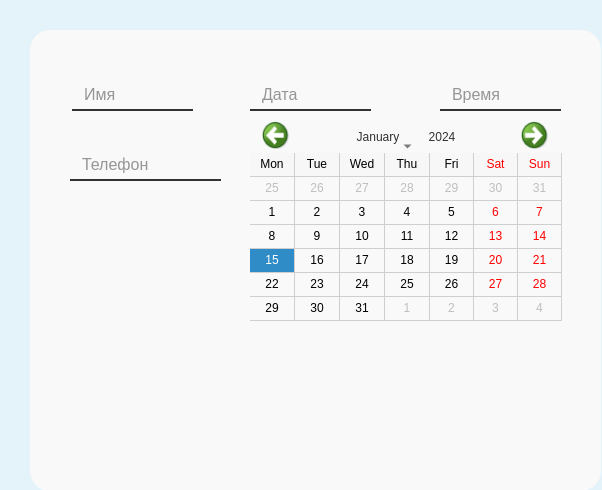
<?xml version="1.0" encoding="UTF-8"?>
<ui version="4.0">
 <class>Form</class>
 <widget class="QWidget" name="Form">
  <property name="geometry">
   <rect>
    <x>0</x>
    <y>0</y>
    <width>602</width>
    <height>490</height>
   </rect>
  </property>
  <property name="windowTitle">
   <string>NewMesGiag</string>
  </property>
  <property name="styleSheet">
   <string notr="true">background: #e4f2f9;</string>
  </property>
  <widget class="QFrame" name="frame">
   <property name="geometry">
    <rect>
     <x>30</x>
     <y>30</y>
     <width>571</width>
     <height>461</height>
    </rect>
   </property>
   <property name="styleSheet">
    <string notr="true">background: #f9f9f9; border-radius: 20px;</string>
   </property>
   <property name="frameShape">
    <enum>QFrame::StyledPanel</enum>
   </property>
   <property name="frameShadow">
    <enum>QFrame::Raised</enum>
   </property>
   <widget class="QLineEdit" name="nameLine">
    <property name="geometry">
     <rect>
      <x>42</x>
      <y>50</y>
      <width>121</width>
      <height>31</height>
     </rect>
    </property>
    <property name="styleSheet">
     <string notr="true">border-radius: none; color: #313131; font-size: 16px; text-align: left center; padding-left: 10px; border-bottom: 2px solid #313131; background: transparent;</string>
    </property>
    <property name="text">
     <string/>
    </property>
    <property name="placeholderText">
     <string>Имя</string>
    </property>
   </widget>
   <widget class="QLineEdit" name="dataLine">
    <property name="geometry">
     <rect>
      <x>220</x>
      <y>50</y>
      <width>121</width>
      <height>31</height>
     </rect>
    </property>
    <property name="styleSheet">
     <string notr="true">border-radius: none; color: #313131; font-size: 16px; text-align: left center; padding-left: 10px; border-bottom: 2px solid #313131;</string>
    </property>
    <property name="text">
     <string/>
    </property>
    <property name="placeholderText">
     <string>Дата</string>
    </property>
   </widget>
   <widget class="QLineEdit" name="timeLine">
    <property name="geometry">
     <rect>
      <x>410</x>
      <y>50</y>
      <width>121</width>
      <height>31</height>
     </rect>
    </property>
    <property name="styleSheet">
     <string notr="true">border-radius: none; color: #313131; font-size: 16px; text-align: left center; padding-left: 10px; border-bottom: 2px solid #313131;</string>
    </property>
    <property name="text">
     <string/>
    </property>
    <property name="frame">
     <bool>false</bool>
    </property>
    <property name="placeholderText">
     <string>Время</string>
    </property>
   </widget>
   <widget class="QPushButton" name="dataBtn">
    <property name="geometry">
     <rect>
      <x>220</x>
      <y>50</y>
      <width>121</width>
      <height>31</height>
     </rect>
    </property>
    <property name="styleSheet">
     <string notr="true">border: none; background: transparent;</string>
    </property>
    <property name="text">
     <string/>
    </property>
   </widget>
   <widget class="QCalendarWidget" name="calendarWidget">
    <property name="enabled">
     <bool>true</bool>
    </property>
    <property name="geometry">
     <rect>
      <x>220</x>
      <y>90</y>
      <width>312</width>
      <height>201</height>
     </rect>
    </property>
    <property name="mouseTracking">
     <bool>false</bool>
    </property>
    <property name="autoFillBackground">
     <bool>false</bool>
    </property>
    <property name="styleSheet">
     <string notr="true">QCalendarWidget QToolButton{
color: #313131;
padding: 0 10px;
font-weight: 400;
icon-size: 30px;
}</string>
    </property>
    <property name="inputMethodHints">
     <set>Qt::ImhNone</set>
    </property>
    <property name="gridVisible">
     <bool>true</bool>
    </property>
    <property name="selectionMode">
     <enum>QCalendarWidget::SingleSelection</enum>
    </property>
    <property name="horizontalHeaderFormat">
     <enum>QCalendarWidget::ShortDayNames</enum>
    </property>
    <property name="verticalHeaderFormat">
     <enum>QCalendarWidget::NoVerticalHeader</enum>
    </property>
    <property name="navigationBarVisible">
     <bool>true</bool>
    </property>
    <property name="dateEditEnabled">
     <bool>true</bool>
    </property>
    <property name="Visible" stdset="0">
     <bool>true</bool>
    </property>
   </widget>
   <widget class="QComboBox" name="comboBox">
    <property name="geometry">
     <rect>
      <x>220</x>
      <y>120</y>
      <width>311</width>
      <height>31</height>
     </rect>
    </property>
    <property name="styleSheet">
     <string notr="true">border-radius: none; color: #313131; font-size: 16px; text-align: left center; padding-left: 10px; border-bottom: 2px solid #313131;</string>
    </property>
    <item>
     <property name="text">
      <string>Выберите услугу</string>
     </property>
    </item>
   </widget>
   <widget class="QLineEdit" name="phoneLine">
    <property name="geometry">
     <rect>
      <x>40</x>
      <y>120</y>
      <width>151</width>
      <height>31</height>
     </rect>
    </property>
    <property name="styleSheet">
     <string notr="true">border-radius: none; color: #313131; font-size: 16px; text-align: left center; padding-left: 10px; border-bottom: 2px solid #313131; background: transparent;</string>
    </property>
    <property name="text">
     <string/>
    </property>
    <property name="placeholderText">
     <string>Телефон</string>
    </property>
   </widget>
   <zorder>comboBox</zorder>
   <zorder>nameLine</zorder>
   <zorder>dataLine</zorder>
   <zorder>timeLine</zorder>
   <zorder>dataBtn</zorder>
   <zorder>calendarWidget</zorder>
   <zorder>phoneLine</zorder>
  </widget>
 </widget>
 <resources/>
 <connections/>
</ui>
